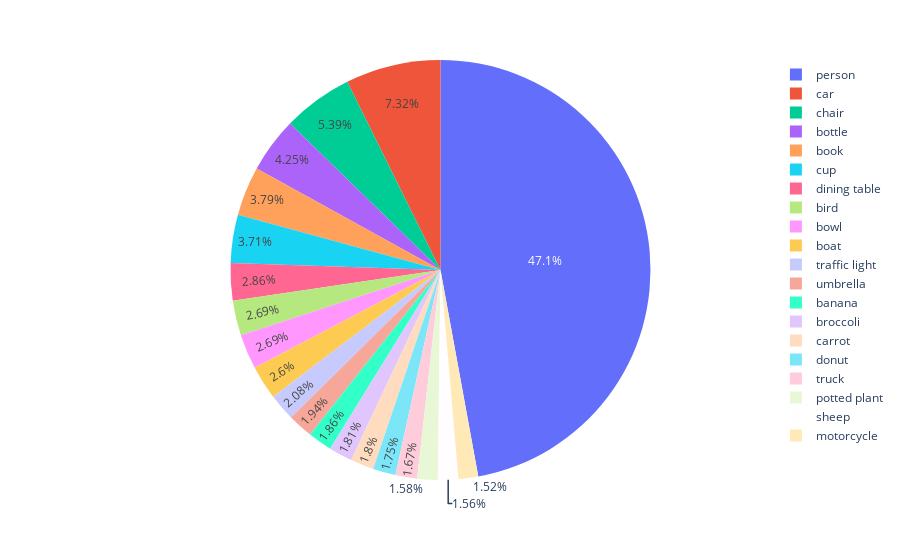

Notebook cell for this chart:
### Markdown cell above
Let's try to get some standard infromation about the object, such as the average number of objects on an image, the distribution of number of each unique object-type, etc..

### Code cell
import plotly.express as px

fig = px.pie(all_objects[:20], values='count', names='object', title='Distribution of the top 20 oquestion types in OKVQA')
fig.show()

### Figure 1 — Plotly figure (JSON) as saved in the notebook; plotly's stock layout.template omitted (floating-point values rounded to 4 significant figures)
{"data": [{"domain": {"x": [0, 1], "y": [0, 1]}, "hovertemplate": "object=%{label}<br>count=%{value}<extra></extra>", "labels": ["person", "car", "chair", "bottle", "book", "cup", "dining table", "bird", "bowl", "boat", "traffic light", "umbrella", "banana", "broccoli", "carrot", "donut", "truck", "potted plant", "sheep", "motorcycle"], "legendgroup": "", "name": "", "showlegend": true, "type": "pie", "values": [31586, 4909, 3614, 2850, 2542, 2489, 1917, 1805, 1803, 1746, 1393, 1300, 1248, 1213, 1207, 1172, 1118, 1058, 1049, 1016]}], "layout": {"legend": {"tracegroupgap": 0}, "margin": {"t": 60}}}
